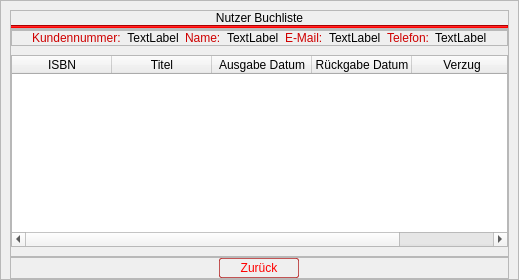
            <widget class="QWidget" name="userBookView">
             <layout class="QVBoxLayout" name="verticalLayout_22">
              <property name="spacing">
               <number>0</number>
              </property>
              <property name="leftMargin">
               <number>0</number>
              </property>
              <property name="topMargin">
               <number>0</number>
              </property>
              <property name="rightMargin">
               <number>0</number>
              </property>
              <property name="bottomMargin">
               <number>0</number>
              </property>
              <item>
               <widget class="QFrame" name="frame_22">
                <property name="frameShape">
                 <enum>QFrame::StyledPanel</enum>
                </property>
                <property name="frameShadow">
                 <enum>QFrame::Raised</enum>
                </property>
                <layout class="QVBoxLayout" name="verticalLayout_23">
                 <property name="spacing">
                  <number>0</number>
                 </property>
                 <property name="leftMargin">
                  <number>9</number>
                 </property>
                 <property name="topMargin">
                  <number>9</number>
                 </property>
                 <property name="rightMargin">
                  <number>9</number>
                 </property>
                 <property name="bottomMargin">
                  <number>0</number>
                 </property>
                 <item alignment="Qt::AlignTop">
                  <widget class="QFrame" name="frame_25">
                   <property name="frameShape">
                    <enum>QFrame::StyledPanel</enum>
                   </property>
                   <property name="frameShadow">
                    <enum>QFrame::Raised</enum>
                   </property>
                   <layout class="QVBoxLayout" name="verticalLayout_24">
                    <property name="spacing">
                     <number>0</number>
                    </property>
                    <property name="leftMargin">
                     <number>0</number>
                    </property>
                    <property name="topMargin">
                     <number>0</number>
                    </property>
                    <property name="rightMargin">
                     <number>0</number>
                    </property>
                    <property name="bottomMargin">
                     <number>0</number>
                    </property>
                    <item alignment="Qt::AlignTop">
                     <widget class="QLabel" name="userBookHeadLabel">
                      <property name="styleSheet">
                       <string notr="true">QLabel{
	font: 26pt &quot;Ethnocentric&quot;;
}</string>
                      </property>
                      <property name="text">
                       <string>Nutzer Buchliste</string>
                      </property>
                      <property name="alignment">
                       <set>Qt::AlignCenter</set>
                      </property>
                     </widget>
                    </item>
                    <item>
                     <widget class="Line" name="line_2">
                      <property name="styleSheet">
                       <string notr="true">background-color: rgb(255, 0, 0);</string>
                      </property>
                      <property name="orientation">
                       <enum>Qt::Horizontal</enum>
                      </property>
                     </widget>
                    </item>
                   </layout>
                  </widget>
                 </item>
                 <item>
                  <widget class="QFrame" name="frame_23">
                   <property name="sizePolicy">
                    <sizepolicy hsizetype="Preferred" vsizetype="Expanding">
                     <horstretch>0</horstretch>
                     <verstretch>0</verstretch>
                    </sizepolicy>
                   </property>
                   <property name="frameShape">
                    <enum>QFrame::StyledPanel</enum>
                   </property>
                   <property name="frameShadow">
                    <enum>QFrame::Raised</enum>
                   </property>
                   <layout class="QVBoxLayout" name="verticalLayout_26">
                    <property name="spacing">
                     <number>9</number>
                    </property>
                    <property name="leftMargin">
                     <number>0</number>
                    </property>
                    <property name="topMargin">
                     <number>0</number>
                    </property>
                    <property name="rightMargin">
                     <number>0</number>
                    </property>
                    <property name="bottomMargin">
                     <number>9</number>
                    </property>
                    <item alignment="Qt::AlignVCenter">
                     <widget class="QFrame" name="frame_26">
                      <property name="frameShape">
                       <enum>QFrame::StyledPanel</enum>
                      </property>
                      <property name="frameShadow">
                       <enum>QFrame::Raised</enum>
                      </property>
                      <layout class="QHBoxLayout" name="horizontalLayout_17">
                       <property name="spacing">
                        <number>6</number>
                       </property>
                       <property name="leftMargin">
                        <number>20</number>
                       </property>
                       <property name="topMargin">
                        <number>0</number>
                       </property>
                       <property name="rightMargin">
                        <number>20</number>
                       </property>
                       <property name="bottomMargin">
                        <number>0</number>
                       </property>
                       <item alignment="Qt::AlignRight|Qt::AlignBottom">
                        <widget class="QLabel" name="label_28">
                         <property name="styleSheet">
                          <string notr="true">QLabel{
	
	color: rgb(206, 0, 0);
	
	font: 9pt &quot;Ethnocentric&quot;;
}</string>
                         </property>
                         <property name="text">
                          <string>Kundennummer:</string>
                         </property>
                        </widget>
                       </item>
                       <item alignment="Qt::AlignLeft">
                        <widget class="QLabel" name="userBookKndLabel">
                         <property name="text">
                          <string>TextLabel</string>
                         </property>
                         <property name="alignment">
                          <set>Qt::AlignCenter</set>
                         </property>
                        </widget>
                       </item>
                       <item alignment="Qt::AlignRight|Qt::AlignBottom">
                        <widget class="QLabel" name="label_31">
                         <property name="styleSheet">
                          <string notr="true">QLabel{
	
	color: rgb(206, 0, 0);
	
	font: 9pt &quot;Ethnocentric&quot;;
}</string>
                         </property>
                         <property name="text">
                          <string>Name:</string>
                         </property>
                        </widget>
                       </item>
                       <item alignment="Qt::AlignLeft">
                        <widget class="QLabel" name="userBooknameLabel">
                         <property name="text">
                          <string>TextLabel</string>
                         </property>
                        </widget>
                       </item>
                       <item alignment="Qt::AlignRight|Qt::AlignBottom">
                        <widget class="QLabel" name="label_32">
                         <property name="styleSheet">
                          <string notr="true">QLabel{
	
	color: rgb(206, 0, 0);
	
	font: 9pt &quot;Ethnocentric&quot;;
}</string>
                         </property>
                         <property name="text">
                          <string>E-Mail:</string>
                         </property>
                        </widget>
                       </item>
                       <item>
                        <widget class="QLabel" name="userBookMailLabel">
                         <property name="text">
                          <string>TextLabel</string>
                         </property>
                        </widget>
                       </item>
                       <item alignment="Qt::AlignRight|Qt::AlignBottom">
                        <widget class="QLabel" name="label_33">
                         <property name="styleSheet">
                          <string notr="true">QLabel{
	
	color: rgb(206, 0, 0);
	
	font: 9pt &quot;Ethnocentric&quot;;
}</string>
                         </property>
                         <property name="text">
                          <string>Telefon:</string>
                         </property>
                        </widget>
                       </item>
                       <item>
                        <widget class="QLabel" name="userBookPhoneLabel">
                         <property name="text">
                          <string>TextLabel</string>
                         </property>
                        </widget>
                       </item>
                      </layout>
                     </widget>
                    </item>
                    <item>
                     <widget class="QTableWidget" name="userBookTable">
                      <property name="sizePolicy">
                       <sizepolicy hsizetype="Preferred" vsizetype="Expanding">
                        <horstretch>0</horstretch>
                        <verstretch>0</verstretch>
                       </sizepolicy>
                      </property>
                      <property name="sizeAdjustPolicy">
                       <enum>QAbstractScrollArea::AdjustIgnored</enum>
                      </property>
                      <property name="editTriggers">
                       <set>QAbstractItemView::NoEditTriggers</set>
                      </property>
                      <property name="alternatingRowColors">
                       <bool>true</bool>
                      </property>
                      <property name="selectionMode">
                       <enum>QAbstractItemView::SingleSelection</enum>
                      </property>
                      <property name="selectionBehavior">
                       <enum>QAbstractItemView::SelectRows</enum>
                      </property>
                      <property name="iconSize">
                       <size>
                        <width>16</width>
                        <height>16</height>
                       </size>
                      </property>
                      <property name="sortingEnabled">
                       <bool>true</bool>
                      </property>
                      <column>
                       <property name="text">
                        <string>ISBN</string>
                       </property>
                      </column>
                      <column>
                       <property name="text">
                        <string>Titel</string>
                       </property>
                      </column>
                      <column>
                       <property name="text">
                        <string>Ausgabe Datum</string>
                       </property>
                      </column>
                      <column>
                       <property name="text">
                        <string>Rückgabe Datum</string>
                       </property>
                      </column>
                      <column>
                       <property name="text">
                        <string>Verzug</string>
                       </property>
                      </column>
                     </widget>
                    </item>
                   </layout>
                  </widget>
                 </item>
                 <item>
                  <widget class="QFrame" name="frame_24">
                   <property name="frameShape">
                    <enum>QFrame::StyledPanel</enum>
                   </property>
                   <property name="frameShadow">
                    <enum>QFrame::Raised</enum>
                   </property>
                   <layout class="QHBoxLayout" name="horizontalLayout_16">
                    <property name="spacing">
                     <number>0</number>
                    </property>
                    <property name="leftMargin">
                     <number>0</number>
                    </property>
                    <property name="topMargin">
                     <number>0</number>
                    </property>
                    <property name="rightMargin">
                     <number>0</number>
                    </property>
                    <property name="bottomMargin">
                     <number>0</number>
                    </property>
                    <item alignment="Qt::AlignHCenter">
                     <widget class="QPushButton" name="userBookBackBtn">
                      <property name="styleSheet">
                       <string notr="true">QPushButton{
	border: 1px solid rgba(170, 0, 0,165);
	padding: 2px 20px;
	border-radius: 2%;
	color: rgb(255, 0, 0)
}

QPushButton::Hover{
	border: 1.4px solid rgb(255, 0, 0);
	background-color: qlineargradient(spread:pad, x1:0, y1:0, x2:1, y2:1, stop:0 rgba(255, 0, 0, 70), stop:1 rgba(65, 0, 0, 70));
	
}

QPushButton::Pressed{
	border: 1.4px solid;
	background-color: qlineargradient(spread:pad, x1:0, y1:0, x2:1, y2:1, stop:0  rgba(65, 0, 0, 255), stop:1 rgba(255, 0, 0, 255));
	border-color: rgb(255, 0, 0);
	color: #FFF;
}</string>
                      </property>
                      <property name="text">
                       <string>Zurück</string>
                      </property>
                     </widget>
                    </item>
                   </layout>
                  </widget>
                 </item>
                </layout>
               </widget>
              </item>
             </layout>
            </widget>
